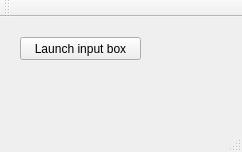
<?xml version="1.0" encoding="UTF-8"?>
<ui version="4.0">
 <class>MainWindow</class>
 <widget class="QMainWindow" name="MainWindow">
  <property name="geometry">
   <rect>
    <x>0</x>
    <y>0</y>
    <width>242</width>
    <height>152</height>
   </rect>
  </property>
  <property name="windowTitle">
   <string>MainWindow</string>
  </property>
  <widget class="QWidget" name="centralWidget">
   <widget class="QPushButton" name="pushButton">
    <property name="geometry">
     <rect>
      <x>20</x>
      <y>20</y>
      <width>121</width>
      <height>23</height>
     </rect>
    </property>
    <property name="text">
     <string>Launch input box</string>
    </property>
   </widget>
  </widget>
  <widget class="QMenuBar" name="menuBar">
   <property name="geometry">
    <rect>
     <x>0</x>
     <y>0</y>
     <width>242</width>
     <height>21</height>
    </rect>
   </property>
  </widget>
  <widget class="QToolBar" name="mainToolBar">
   <attribute name="toolBarArea">
    <enum>TopToolBarArea</enum>
   </attribute>
   <attribute name="toolBarBreak">
    <bool>false</bool>
   </attribute>
  </widget>
  <widget class="QStatusBar" name="statusBar"/>
 </widget>
 <layoutdefault spacing="6" margin="11"/>
 <resources/>
 <connections/>
</ui>
